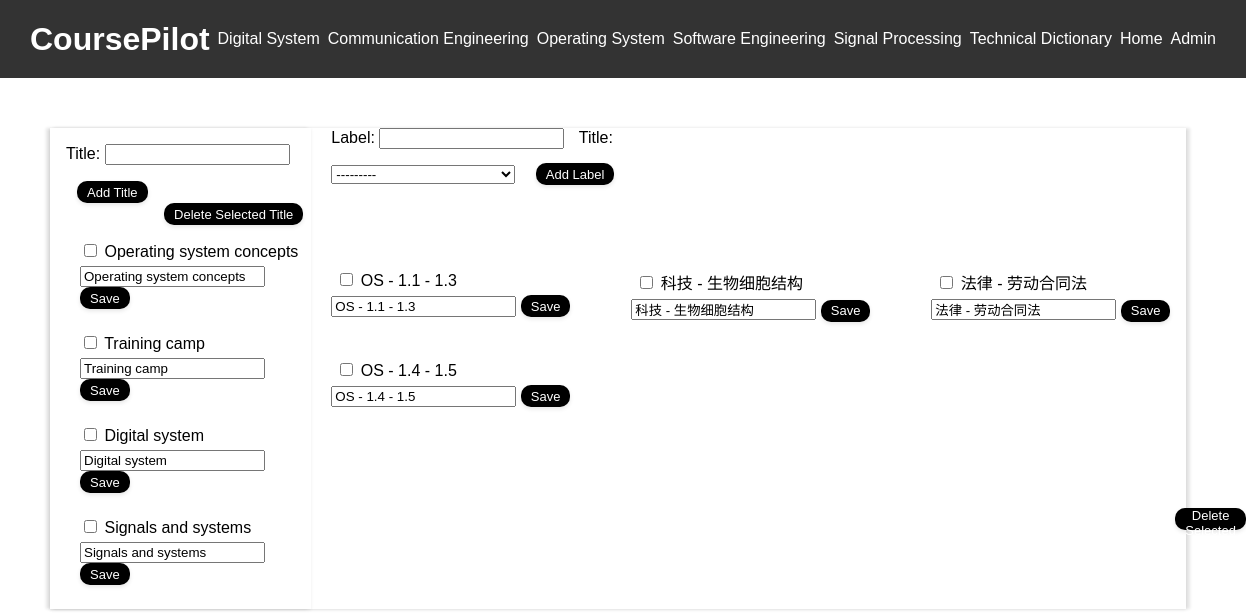
Page /EDPage/technical_terms/ on the earlier database version.
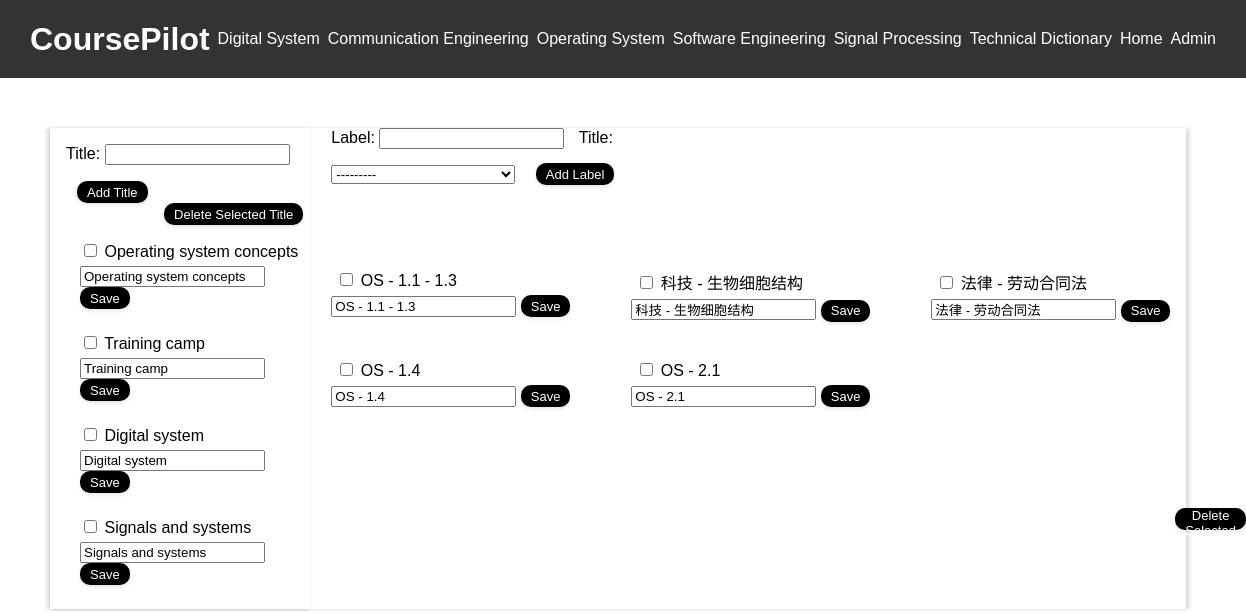
Same page on the later database version.
### courses/models.py (models this page shows, shortened)
class OSTitle(models.Model):
    id = models.AutoField(primary_key=True)
    OSTitle = models.CharField(max_length=200, null=True)
    def __str__(self):
        return self.OSTitle

class OSLabel(models.Model):
    id = models.AutoField(primary_key=True)
    OSLabel = models.CharField(max_length=200, null=True)
    OSTitle = models.ForeignKey(OSTitle, related_name='OS_labels', on_delete=models.CASCADE)

### courses/views.py (the view)
# urls.py: path('EDPage/technical_terms/', views.technical_terms, name='technical_terms'),
def technical_terms(request):
    error_message = None
    if request.method == 'POST':
        if 'delete_titles' in request.POST:
            titles_to_delete = request.POST.getlist('titles_to_delete')
            if titles_to_delete:
                OSTitle.objects.filter(id__in=titles_to_delete).delete()
            return redirect('courses:technical_terms')
        if 'delete_labels' in request.POST:
            labels_to_delete = request.POST.getlist('labels_to_delete')
            if labels_to_delete:
                OSLabel.objects.filter(id__in=labels_to_delete).delete()
            return redirect('courses:technical_terms')
        if 'title_form' in request.POST:
            title_form = OSTitleForm(request.POST)
            if title_form.is_valid():
                title_form.save()
                return redirect('courses:technical_terms')
            label_form = OSLabelForm()
        elif 'label_form' in request.POST:
            label_form = OSLabelForm(request.POST)
            if label_form.is_valid():
                new_label = label_form.cleaned_data['OSLabel']
                if OSLabel.objects.filter(OSLabel=new_label).exists():
                    error_message = f"The label '{new_label}' already exists."
                else:
                    label_form.save()
                    return redirect('courses:technical_terms')
            title_form = OSTitleForm()
        elif 'edit_title' in request.POST:
            title_id = request.POST.get('title_id')
            new_title = request.POST.get('new_title')
            OSTitle.objects.filter(id=title_id).update(OSTitle=new_title)
            return redirect('courses:technical_terms')
        elif 'edit_label' in request.POST:
            label_id = request.POST.get('label_id')
            new_label = request.POST.get('new_label')
            if OSLabel.objects.filter(OSLabel=new_label).exists():
                error_message = f"The label '{new_label}' already exists."
            else:
                OSLabel.objects.filter(id=label_id).update(OSLabel=new_label)
            return redirect('courses:technical_terms')
    else:
        title_form = OSTitleForm()
        label_form = OSLabelForm()
    latest_Title_list = OSTitle.objects.all()
    latest_Label_list = OSLabel.objects.all()
    context = {
        "latest_Title_list": latest_Title_list,
        "latest_Label_list": latest_Label_list,
        "title_form": title_form,
        "label_form": label_form,
        "error_message": error_message
    }
    return render(request, 'courses/detailedCourse/technical_terms.html', context)

### courses/forms.py
class OSTitleForm(forms.ModelForm):
    class Meta:
        model = OSTitle
        fields = ['OSTitle']
        labels = {
            'OSTitle': 'Title',
        }

class OSLabelForm(forms.ModelForm):
    class Meta:
        model = OSLabel
        fields = ['OSLabel', 'OSTitle']
        labels = {
            'OSLabel': 'Label',
            'OSTitle': 'Title'
        }

### courses/templates/courses/detailedCourse/technical_terms.html (shortened to what this page needs)
{% extends "courses/base.html" %}
{% block content %}
<div class="table-container">
    <div class="left-column">
        <form method="post" action="{% url 'courses:technical_terms' %}" style="margin-left: 16px;">
            <span style="display: inline-block;">{{ title_form.as_p }}</span>
            <button type="submit" style="margin-left: 11px;">Add Title</button>
        </form>
        <form method="post" action="{% url 'courses:technical_terms' %}">
            <div style="text-align: right; margin-bottom: 4px; margin-right: 8px;">
                <button type="submit" name="delete_titles">Delete Selected Title</button>
            </div>
            <ul>
                {% for title in latest_Title_list %}
                <li data-title="{{ title.OSTitle }}">
                    <label>
                        <input type="checkbox" name="titles_to_delete" value="{{ title.id }}">
                        <span id="title-text-{{ title.id }}">{{ title.OSTitle }}</span>
                        <div style="padding-top: 5px;">
                            <form method="post" action="{% url 'courses:technical_terms' %}" id="edit-title-form-{{ title.id }}">
                                <input type="text" name="new_title" value="{{ title.OSTitle }}">
                                <button type="submit">Save</button>
                            </form>
                        </div>
                    </label>
                </li>
                {% endfor %}
            </ul>
        </form>
    </div>
    <div class="right-column">
        <form method="post" action="{% url 'courses:technical_terms' %}" style="margin-left: 20px; margin-right: 400px;">
            <label for="id_label" style="display: inline-block;">Label:</label>
            {{ label_form.OSLabel }}
            <label for="id_title" style="display: inline-block; margin-left: 10px;">Title:</label>
            {{ label_form.OSTitle }}
            <button type="submit" style="display: inline-block; margin-left: 16px; margin-top: 14px;">Add Label</button>
        </form>
        <form method="post" action="{% url 'courses:technical_terms' %}">
            <div class="label-group">
                {% for label in latest_Label_list %}
                    <div style="padding: 20px; width: 260px; height: 50px;">
                        <span class="label-item" data-foreign-key="{{ label.OSTitle }}" style="margin-left: 5px;">
                            <input type="checkbox" name="labels_to_delete" value="{{ label.id }}">
                            <a href="{% url 'courses:OScustom_page' %}?OSLabel={{ label.OSLabel }}" style="text-decoration: none; color: black;">{{ label.OSLabel }}</a>
                            <div style="padding-top: 5px;">
                                <form method="post" action="{% url 'courses:technical_terms' %}" id="edit-label-form-{{ label.id }}">
                                    <input type="text" name="new_label" value="{{ label.OSLabel }}">
                                    <button type="submit">Save</button>
                                </form>
                            </div>
                        </span>
                    </div>
                {% endfor %}
                <div style="padding-left: 864px; padding-top: 78px;">
                    <button type="submit" name="delete_labels">Delete Selected Label</button>
                </div>
            </div>
        </form>
    </div>
</div>
{% endblock %}

### courses/templates/courses/base.html (shortened to what this page needs)
{% load static %}
<!DOCTYPE html>
<html>
<head>
</head>
<body>
    <div class="navbar" style="background-color: #333; display: flex; align-items: center; justify-content: space-between; padding: 1px 30px;">
        <h1 style="color: white; font-weight: bold;">CoursePilot</h1>
        <a href="{% url 'courses:DSPage' %}" style="color: white; text-decoration: none; font-size: 16px;">Digital System</a>
        <a href="{% url 'courses:CEPage' %}" style="color: white; text-decoration: none; font-size: 16px;">Communication Engineering</a>
        <a href="{% url 'courses:OSPage' %}" style="color: white; text-decoration: none; font-size: 16px;">Operating System</a>
        <a href="{% url 'courses:SEPage' %}" style="color: white; text-decoration: none; font-size: 16px;">Software Engineering</a>
        <a href="{% url 'courses:SPPage' %}" style="color: white; text-decoration: none; font-size: 16px;">Signal Processing</a>
        <a href="{% url 'courses:EDPage' %}" style="color: white; text-decoration: none; font-size: 16px;">Technical Dictionary</a>
        <a href="{% url 'courses:homePage' %}" style="color: white; text-decoration: none; font-size: 16px;">Home</a>
        <a href="{% url 'admin:index' %}" style="color: white; text-decoration: none; font-size: 16px;">Admin</a>
    </div>
    <div class="content">
        {% block content %}
        {% endblock %}
    </div>
</body>
</html>

### courses/templates/courses/base.html (style rules this page uses)
body { font-family: Arial, sans-serif; margin: 0; padding: 0; }
.navbar { overflow: hidden; background-color: #000000; height: 76px; }
.content { padding-top: 50px; padding-left: 50px; }

### courses/templates/courses/detailedCourse/technical_terms.html (style rules this page uses)
.table-container { display: flex; box-shadow: 4px 0px 3px rgba(0, 0, 0, 0.1), 0 1px 3px rgba(0, 0, 0, 0.08); width: 95%; }
.left-column { width: 23%; box-shadow: -4px 0px 3px rgba(0, 0, 0, 0.1), 0 1px 3px rgba(0, 0, 0, 0.08); }
.right-column { width: 77%; display: flex; flex-wrap: wrap; }
.label-group { display: flex; flex-wrap: wrap; align-content: flex-start; margin-top: 10px; }
ul { list-style-type: none; padding-top: -2px; margin-left: -10px; }
ul li { margin-bottom: 24px; }
button { background-color: #000; color: #fff; border: none; padding: 0px 10px; text-align: center; display: inline-block; height: 22px; font-size: 13px; cursor: pointer; border-radius: 10px; box-shadow: 0 2px 4px rgba(0, 0, 0, 0.1); transition: background-color 0.3s, color 0.3s, transform 0.3s; }

Differences in the rows shown:
changed OSLabel (number 4 of 5 on the later page): OSLabel "OS - 1.4 - 1.5" → "OS - 1.4"; new_label "OS - 1.4 - 1.5" → "OS - 1.4"
added OSLabel: OSLabel "OS - 2.1", new_label "OS - 2.1"
